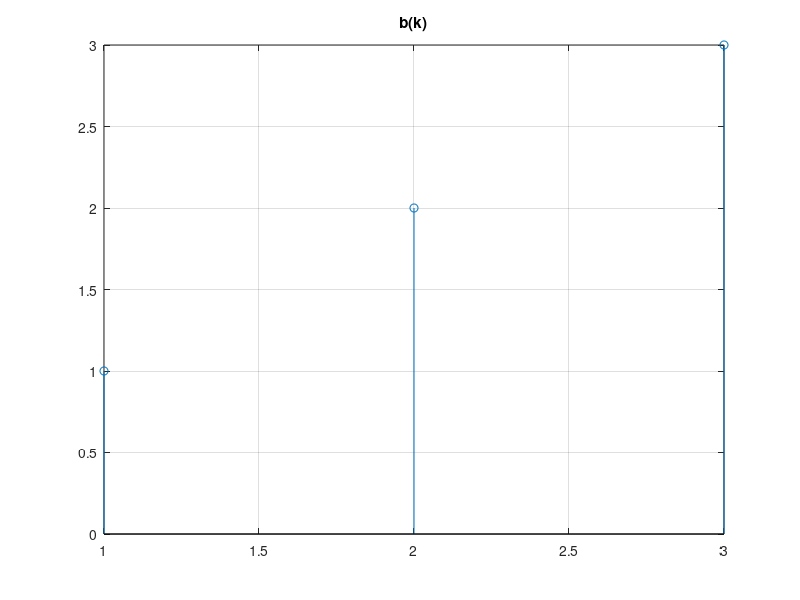
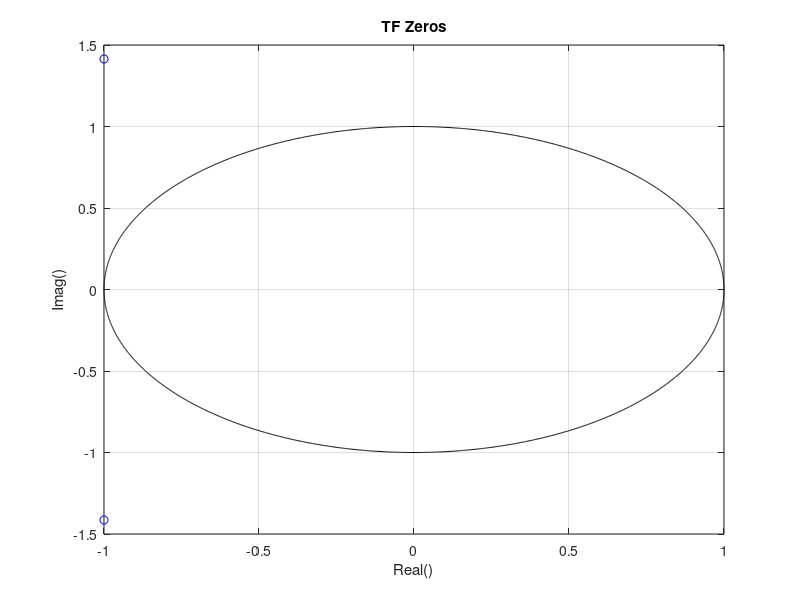
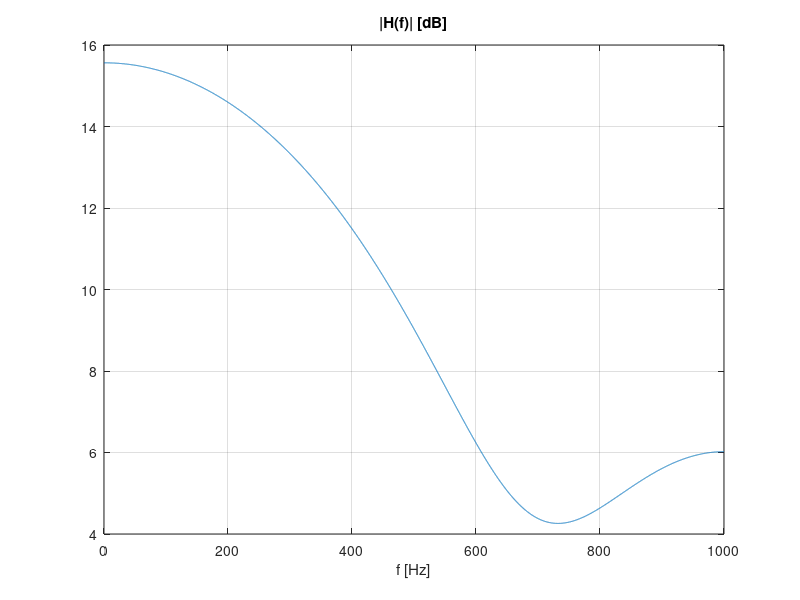
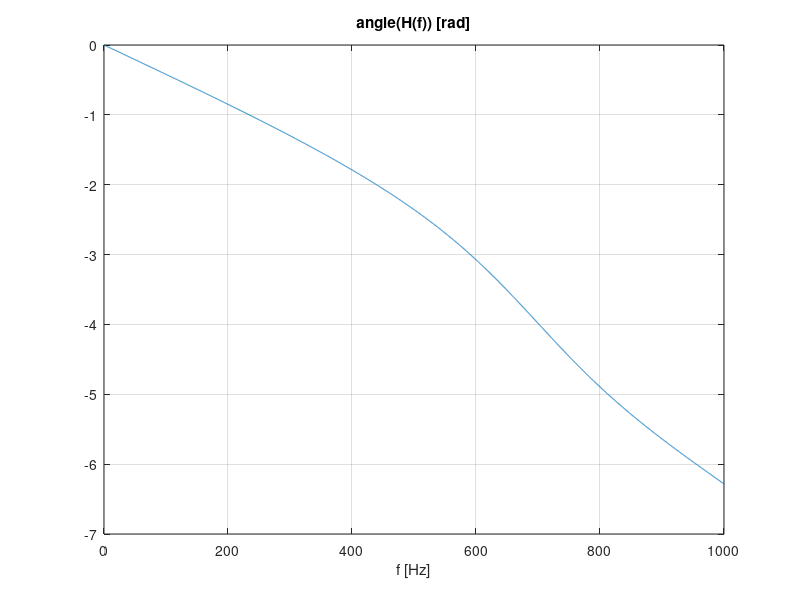

The MATLAB script that drew these images, in order:
% cps_09_fir_intro.m
clear all; close all;
% Projekt/wybor wartosci wspolczynnikow "b" filtra FIR
fpr = 2000; % czestotliwosc probkowania
M = 101; % liczba wspolczynnikow filtra
b = [ 1 2 3 ]; % wagi filtra [b0, b1, b2, b3,...]
%b = fir1(M-1, 100/(fpr/2)); % metoda okien: M wspolczynnkow, filtr low-pass, f0=100Hz
%b = fir2(M-1,[0 75 250 fpr/2]/(fpr/2),[1 1 0 0]); % odwrotne DFT: czestotliwosc->wzmocnienie
%b = firls(M-1,[0 75 250 fpr/2]/(fpr/2),[1 1 0 0],[1 10]); % optymalizacja LS
%b = firpm(M-1,[0 75 250 fpr/2]/(fpr/2),[1 1 0 0],[1 10]); % minimalny blad maksymalny
figure; stem(b); title('b(k)'); grid; pause
% Polozenie zer transmitancji
z = roots(b); % pierwiastki wielomianu licznika
figure;
var = 0 : pi/1000 : 2*pi; c=cos(var); s=sin(var);
plot(real(z),imag(z),'bo', c,s,'k-'); grid;
title('TF Zeros'); xlabel('Real()'); ylabel('Imag()'); pause
% Weryfikacja zaprojektowanego filta
% Odpowiedzi: amplitudowa, fazowa, impulsowa, skokowa
f = 0 : 0.1 : 1000; % czestotliwosc w hercach
wn = 2*pi*f/fpr; % czestotliwosc katowa unormowana (/fpr)
zz = exp(-j*wn); % odwrotnosc zmiennej transformacji Z: z^(-1)
H = polyval(b(end:-1:1),zz); % odpowiedz czestotliwosciowa, transmitancja dla zz=exp(-j*wn)
% H = freqz(b,1,f,fpr); % to samo za pomoca jednej funkcji Matlaba
figure; plot(f,20*log10(abs(H))); xlabel('f [Hz]'); title('|H(f)| [dB]'); grid; pause
figure; plot(f,unwrap(angle(H))); xlabel('f [Hz]'); title('angle(H(f)) [rad]'); grid; pause
% Sygnal wejsciowy x(n) - suma dwoch sinusoid: 20 oraz 500 Hz
Nx = 2000; % liczba probek sygnalu
dt = 1/fpr; t = dt*(0:Nx-1); % chwile pobierania probek (probkowania)
%x = zeros(1,Nx); x(1) = 1; % impuls jednostkowy (delta Kroneckera)
x = sin(2*pi*20*t+pi/3) + sin(2*pi*500*t+pi/7); % suma dwoch sinusow
% Cyfrowa filtracja FIR: x(n) --> [ b ] --> y(n)
M = length(b); % liczba wspolczynnikow b(k) filtra FIR
bx = zeros(1,M); % bufor na probki wejsciowe sygnalu x(n)
for n = 1 : Nx % PETLA GLOWNA
bx = [ x(n) bx(1:M-1) ]; % umiesc kolejna probke x(n) w buforze bx
y(n) = sum( bx .* b ); % wykonaj filtacje (srednia wazona), oblicz y(n)
end %
%y = filter(b,1,x); % to samo z uzyciem funkcji filter()
%y = conv(x,b); y=y(1:NX); % to samo z uzyciem funkcji conv()
% RYSUNKI: porownanie sygnalu wejsciowego (WE) i wyjsciowego (WY)
figure;
subplot(211); plot(t,x); grid; % sygnal wejsciowy x(n)
subplot(212); plot(t,y); grid; pause % sygnal wyjsciowy y(n)
figure; % widma DFT drugich polowek obu sygnalow (usuniecie stanu przejsciowego z WY)
k=Nx/2+1:Nx; f0 = fpr/(Nx/2); f=f0*(0:Nx/2-1);
subplot(211); plot(f,20*log10(abs(2*fft(x(k)))/(Nx/2))); grid;
subplot(212); plot(f,20*log10(abs(2*fft(y(k)))/(Nx/2))); grid; pause
figure; % synchronizacja sygnalow WE i WY
subplot(211); plot(t,x,'r-',t,y,'b-'); grid; % brak synchronizacji WE i WY
P=(M-1)/2; t=t(P+1:end-P); x=x(P+1:end-P); y=y(2*P+1:end); % kompensacja opoznienia
subplot(212); plot(t,x,'r-',t,y,'b-'); grid; pause % po synchronizacji WE i WY